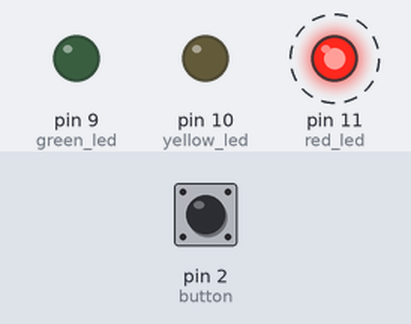
The sketch below on a simulated Arduino Uno, built with avr-gcc and run on an emulated ATmega328P. Parts: output pins drawn as LEDs (lit = HIGH). Dashed ring = blinking. Inputs (shaded band) come from the test bench; at power-on: pin 2 (button) LOW.

Above: at 1.2 s.
1.3 s: pin 2 (button) pulled HIGH for 0.15 s
At 3.6 s:
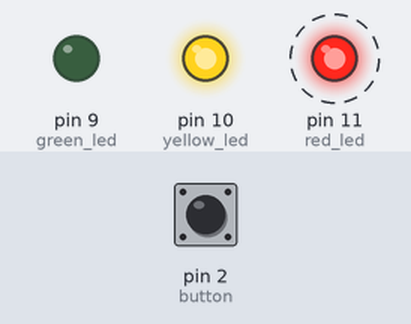
4.4 s: pin 2 (button) pulled HIGH for 1 s
At 5.8 s:
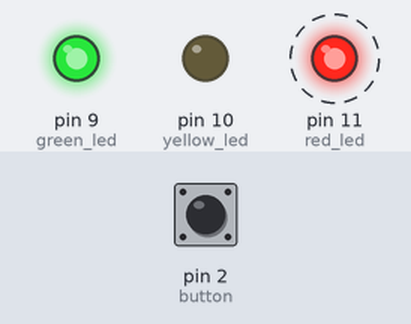
8.4 s: pin 2 (button) pulled HIGH for 3.2 s
At 10.8 s:
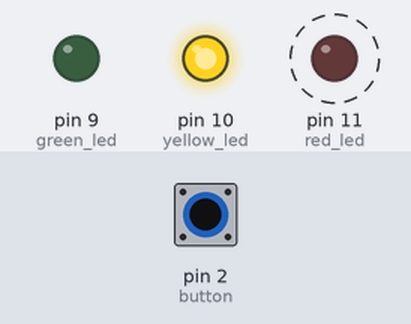
Timing chart, 0 to 20.6 s (numbered marks = the images above; inputs shaded):
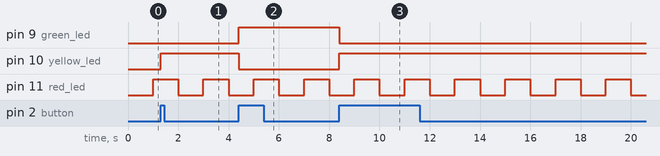

Measured:
- after the input at 1.3 s, pin 10 (yellow_led): LOW → HIGH at once
- after the input at 4.4 s, pin 9 (green_led): LOW → HIGH at once; pin 10 (yellow_led): HIGH → LOW at once
- after the input at 8.4 s, pin 9 (green_led): HIGH → LOW at once; pin 10 (yellow_led): LOW → HIGH at once
- by itself, pin 11 (red_led): alternates HIGH for 1.0 s and LOW for 1.0 s

The sketch:

Change_LEDs_pattern_with_each_button_press_Code.ino
```cpp
#define red_led 11
#define yellow_led 10
#define green_led 9

#define button 2

unsigned long lastblink = millis();
unsigned long blinkrate = 1000;

unsigned long lastchanged = millis();
unsigned long debouncedelay = 50;

unsigned long currenttime = millis();

int led_state = LOW;

int ledpattern = 1;

byte lastbuttonstate = 0;

byte ledpin[3] = {red_led, yellow_led, green_led};

// create function to set all LED pins as outputs
void ledpinmode(){
  for(int i = 0; i < 3; i++)
    pinMode(ledpin[i], OUTPUT);
}

// create function to set the LEDs low
void ledpinstate(){
  for(int i = 0; i < 3; i++)
    digitalWrite(ledpin[i], LOW);
}

void setup(){
  Serial.begin(115200);
  Serial.setTimeout(10);

  pinMode(button, INPUT);

  ledpinmode();
  ledpinstate();
}

void actionled1(){
  if(currenttime - lastblink > blinkrate){
    if(led_state == LOW) led_state = HIGH;
    else led_state = LOW;

    digitalWrite(red_led, led_state);
    lastblink += blinkrate;
  }
}

void actionleds2and3(){
  if(currenttime - lastchanged > debouncedelay){
    byte buttonstate = digitalRead(button);
    if(buttonstate != lastbuttonstate){

      lastbuttonstate = buttonstate;
      lastchanged = currenttime;

      if(buttonstate == HIGH){
        if(ledpattern == 1){
          digitalWrite(yellow_led, HIGH);
          digitalWrite(green_led, LOW);
          ledpattern = 2;
        }
        else{
          digitalWrite(yellow_led, LOW);
          digitalWrite(green_led, HIGH);
          ledpattern = 1;
        }
      }
    }
  }
}

void loop(){

  currenttime = millis();

  // action for LED 1 (red) - blinkrate 1000ms
  actionled1();

  //  action LEDs 2 and 3 (yellow and green)
  actionleds2and3();

}
```
